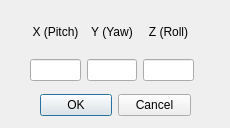
<?xml version="1.0" encoding="UTF-8"?>
<ui version="4.0">
 <class>eucliddialog</class>
 <widget class="QDialog" name="eucliddialog">
  <property name="geometry">
   <rect>
    <x>0</x>
    <y>0</y>
    <width>230</width>
    <height>128</height>
   </rect>
  </property>
  <property name="windowTitle">
   <string>Euclidean Rotation</string>
  </property>
  <property name="modal">
   <bool>true</bool>
  </property>
  <widget class="QDialogButtonBox" name="buttonBox">
   <property name="geometry">
    <rect>
     <x>40</x>
     <y>90</y>
     <width>151</width>
     <height>31</height>
    </rect>
   </property>
   <property name="orientation">
    <enum>Qt::Horizontal</enum>
   </property>
   <property name="standardButtons">
    <set>QDialogButtonBox::Cancel|QDialogButtonBox::Ok</set>
   </property>
  </widget>
  <widget class="QWidget" name="gridLayoutWidget">
   <property name="geometry">
    <rect>
     <x>30</x>
     <y>10</y>
     <width>164</width>
     <height>71</height>
    </rect>
   </property>
   <layout class="QGridLayout" name="gridLayout" columnstretch="0,0,0">
    <item row="0" column="0">
     <widget class="QLabel" name="input1label">
      <property name="text">
       <string>X (Pitch)</string>
      </property>
      <property name="alignment">
       <set>Qt::AlignCenter</set>
      </property>
     </widget>
    </item>
    <item row="1" column="1">
     <widget class="QLineEdit" name="mInputYaw"/>
    </item>
    <item row="1" column="0">
     <widget class="QLineEdit" name="mInputPitch"/>
    </item>
    <item row="0" column="1">
     <widget class="QLabel" name="input2label">
      <property name="text">
       <string>Y (Yaw)</string>
      </property>
      <property name="alignment">
       <set>Qt::AlignCenter</set>
      </property>
     </widget>
    </item>
    <item row="0" column="2">
     <widget class="QLabel" name="input3Label">
      <property name="text">
       <string>Z (Roll)</string>
      </property>
      <property name="alignment">
       <set>Qt::AlignCenter</set>
      </property>
     </widget>
    </item>
    <item row="1" column="2">
     <widget class="QLineEdit" name="mInputRoll"/>
    </item>
   </layout>
  </widget>
 </widget>
 <resources/>
 <connections>
  <connection>
   <sender>buttonBox</sender>
   <signal>accepted()</signal>
   <receiver>eucliddialog</receiver>
   <slot>accept()</slot>
   <hints>
    <hint type="sourcelabel">
     <x>248</x>
     <y>254</y>
    </hint>
    <hint type="destinationlabel">
     <x>157</x>
     <y>274</y>
    </hint>
   </hints>
  </connection>
  <connection>
   <sender>buttonBox</sender>
   <signal>rejected()</signal>
   <receiver>eucliddialog</receiver>
   <slot>reject()</slot>
   <hints>
    <hint type="sourcelabel">
     <x>248</x>
     <y>254</y>
    </hint>
    <hint type="destinationlabel">
     <x>157</x>
     <y>274</y>
    </hint>
   </hints>
  </connection>
 </connections>
</ui>
